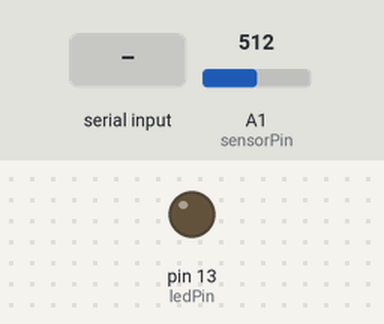
The sketch below on a simulated Arduino Uno, built with avr-gcc and run on an emulated ATmega328P. Shown: output pins drawn as LEDs (lit = HIGH). The inputs (shaded band) are chosen by the test bench; at power-on: A1 (sensorPin) = 512. What the sketch prints to the serial monitor is not drawn.

Above: at 1.0 s.
1.1 s: "1" received over Serial
At 1.5 s:
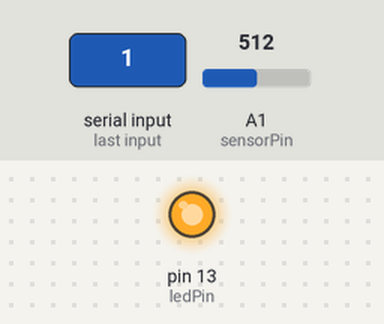
2.7 s: A1 (sensorPin) set to 716
4.2 s: "0" received over Serial
7.2 s: A1 (sensorPin) set to 900
8.7 s: "2" received over Serial
Timing chart, 0 to 11.7 s (numbered marks = the images above; inputs shaded):
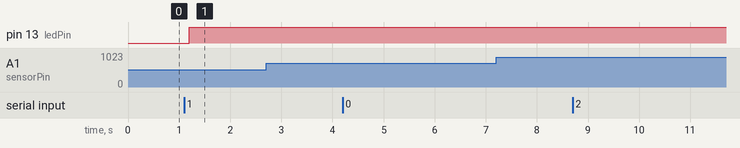

The sketch:

ard_handshake.ino
```cpp
int ledPin = 13;
boolean ledState = LOW; // for toggling LED on-off

int sensorPin = A1;

char val; // Data received from the serial port


void setup()
{
  pinMode(ledPin, OUTPUT);
  Serial.begin(9600);
  establishContact();  // send a byte to establish contact
}

void loop()
{
  if (Serial.available() > 0) { // If data is available to read,
    val = Serial.read(); // read it and store it in val

    if(val == '1') //if we get a 1
    {
       ledState = !ledState; //flip the ledState
       digitalWrite(ledPin, ledState);
    }
    delay(40);
  }
  else { //if we've read the data already
    Serial.write(analogRead(sensorPin));
    delay(20);
  }
}

void establishContact() {
  while (Serial.available() <= 0) {
  Serial.println("A");   // send a capital A
  delay(300);
  }
}
```

Measured:
- after the input at 1.1 s, pin 13 (ledPin): LOW → HIGH after 0.10 s
- after the input at 2.7 s, every drawn part: stays the same
- after the input at 4.2 s, every drawn part: stays the same
- after the input at 7.2 s, every drawn part: stays the same
- after the input at 8.7 s, every drawn part: stays the same
